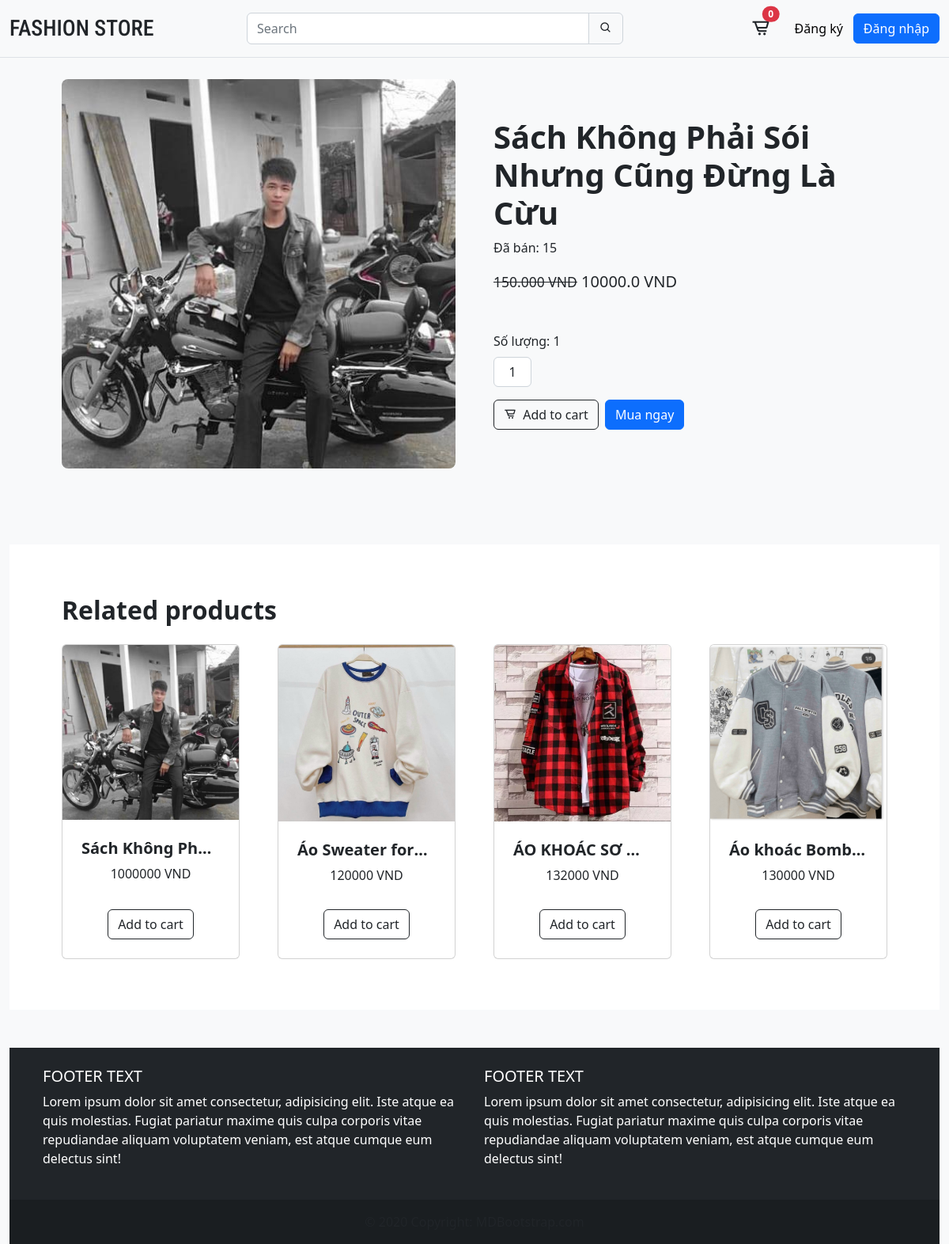
The page /product/9/ on the database its author committed.
### product/models.py (models this page shows, shortened)
class Product(models.Model):
    category = models.ForeignKey(
        Category, related_name='products', on_delete=models.CASCADE)
    image = models.ImageField(upload_to='static/assets')
    name = models.CharField(max_length=255)
    slug = models.SlugField()
    price = models.IntegerField()
    old_price = models.IntegerField()
    sale = models.BooleanField(default=False)
    created_at = models.DateTimeField(auto_now_add=True)
    sold = models.IntegerField(default=False)
    class Meta:
        ordering = ('-created_at',)
    def get_display_price(self):
        return self.price / 100

### product/views.py (the view)
# urls.py: path('product/', include('product.urls')),
def product(request, id):
    product = get_object_or_404(Product, id=id)
    relates = Product.objects.all()[0:4]
    return render(request, 'product/product.html', {'product': product, 'reletes': relates})

### cart/cart.py (called while the page is built)
    def __len__(self):
        return sum(item['quantity'] for item in self.cart.values())

### cart/context_processors.py (called while the page is built)
def cart(request):
    return {'cart': Cart(request)}

### product/templates/product/product.html
{% extends 'core/base.html'%} {% block title %}detail{% endblock %}
{% block content %}
{% load static %}
<section class="pb-5" style="margin-top: 100px">
    <div class="container px-4 px-lg-5 my-5">
        <div class="row gx-4 gx-lg-5 align-items-center">
            <div class="col-md-6">
                <img class="card-img-top rounded-3 mb-5 mb-md-0" src="/{{product.image}}" alt="..." />
            </div>
            <div class="col-md-6">
                <h1 class="display-6 fw-bolder">{{product.name}}</h1>
                <span class="sold">Đã bán: 15</span>
                <div class="fs-5 mb-5 mt-3">
                    <span class="small text-decoration-line-through">150.000 VND</span>
                    <span class="h5">{{product.get_display_price}} VND</span>
                </div>
                <div class="quantity mb-3">
                    <label class="mb-2" for="inputQuantity">Số lượng: {{product.sold}}</label>
                    <input
                        class="form-control text-center me-3"
                        id="inputQuantity"
                        type="num"
                        value="1"
                        style="max-width: 3rem"
                    />
                </div>
                <div class="d-flex">
                    <a
                        class="btn btn-outline-dark flex-shrink-0"
                        type="button"
                        hx-get="{% url 'add_to_cart' product.id %}"
                        hx-target="#menu-cart-button"
                        hx-swap="outerHTML"
                    >
                        <i class="bx bx-cart-alt me-1"></i>
                        Add to cart
                    </a>
                    <button class="btn btn-primary flex-shrink-0 ms-2" type="button">Mua ngay</button>
                </div>
            </div>
        </div>
    </div>
</section>
<section class="py-3 bg-white">
    <div class="container px-4 px-lg-5 mt-5">
        <h2 class="fw-bolder mb-4">Related products</h2>
        <div class="row gx-4 gx-lg-5 row-cols-2 row-cols-md-3 row-cols-xl-4 justify-content-center">
            {% for releted in reletes %}
            <div class="col mb-5">
                <div class="card h-100">
                    <img class="card-img-top" src="/{{releted.image}}" alt="..." />
                    <div class="card-body p-4">
                        <div class="text-center">
                            <h5 class="fw-bolder text-truncate">{{releted.name}}</h5>
                            {{releted.price}} VND
                        </div>
                    </div>
                    <div class="card-footer p-4 pt-0 border-top-0 bg-transparent">
                        <div class="text-center">
                            <a
                                class="btn btn-outline-dark mt-auto"
                                hx-get="{% url 'add_to_cart' releted.id %}"
                                hx-target="#menu-cart-button"
                                hx-swap="outerHTML"
                            >Add to cart</a>
                        </div>
                    </div>
                </div>
            </div>
            {% endfor %}
        </div>
    </div>
</section>
{% endblock %}

### core/static/css/styles.css (style rules this page uses)
* { margin: 0; padding: 0; list-style-type: none; }
a { text-decoration: none; color: #212529; }
.card-body { min-height: 110.38px; }

### rows shown on the page
Product: image (picture), name "Sách Không Phải Sói Nhưng Cũng Đừng Là Cừu", get_display_price "10000.0", sold "1", name "Sách Không Ph…", price "1000000"
Product: image (picture), name "Áo Sweater for…", price "120000"
Product: image (picture), name "ÁO KHOÁC SƠ…", price "132000"
Product: image (picture), name "Áo khoác Bomb…", price "130000"

### other values the page prints
{{ cart|length }} "0"
